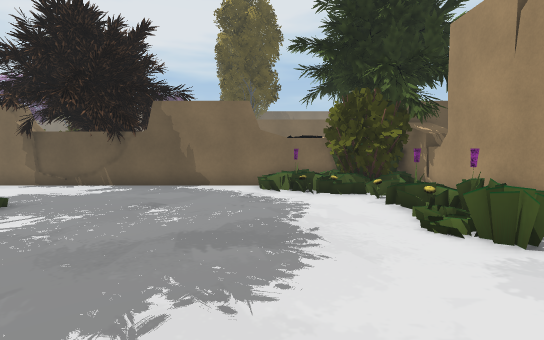
view 1 (above)

20 first-person views from a walk through a Unity game level. The camera is 1.3 m above the floor, tilts 4° down and sees 85° across. The floor is counted in squares, 1 m on a side. Each view is taken from the middle of a square. On the plan, view 1 faces up. The plan holds only what a view shows up to about 14 squares ahead; the rest is blank. The place goes on beyond the plan. The player is left out. Door leaves are left out, so doorways stand open. Some surface patterns are stand-ins.

view 2
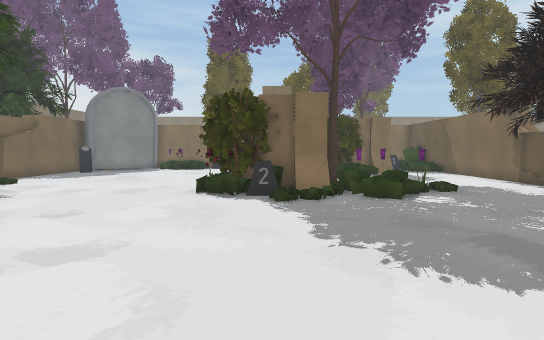

view 3
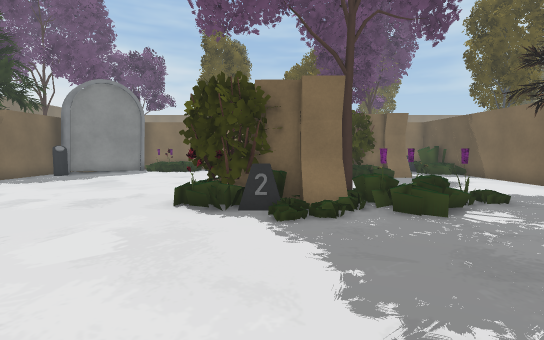

view 4
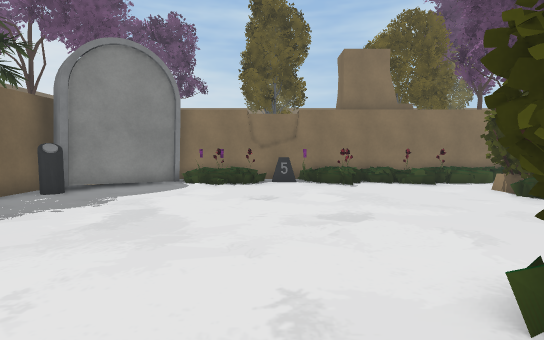

view 5
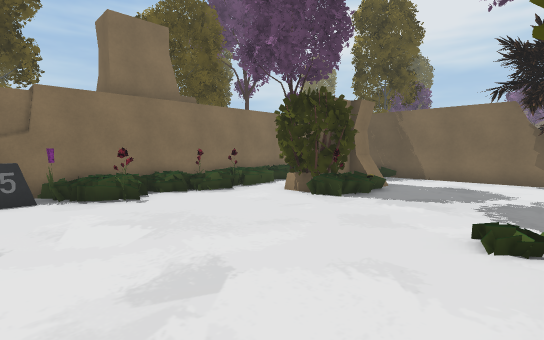

view 6
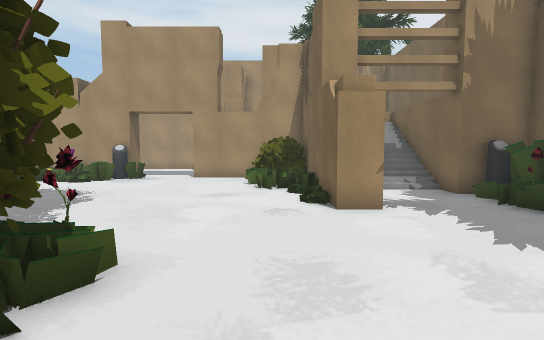

view 7
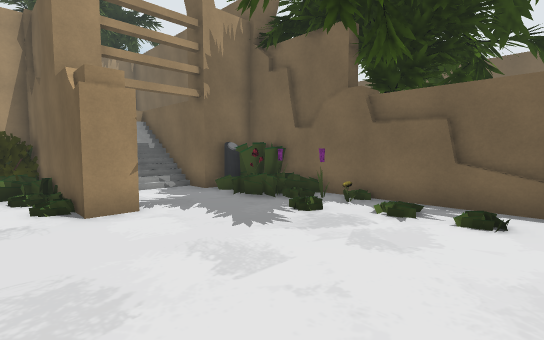

view 8
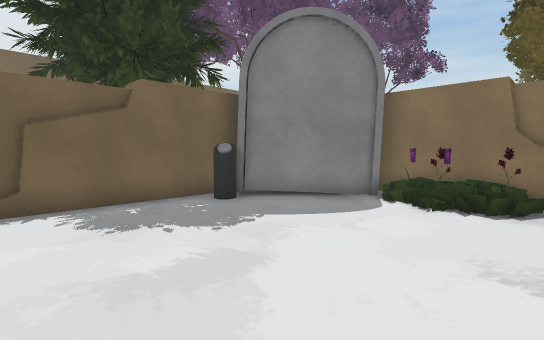

view 9
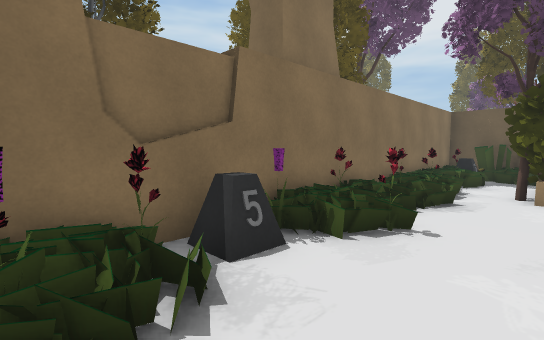

view 10
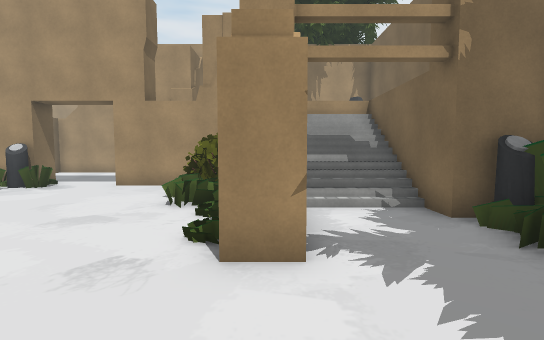

view 11
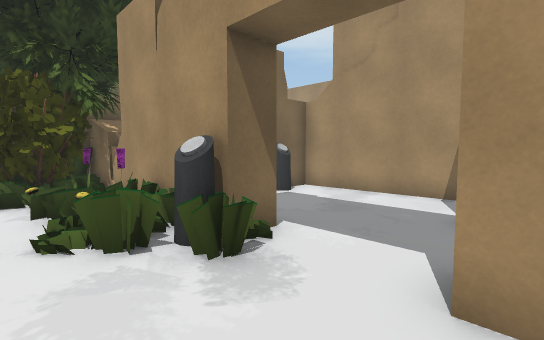

view 12
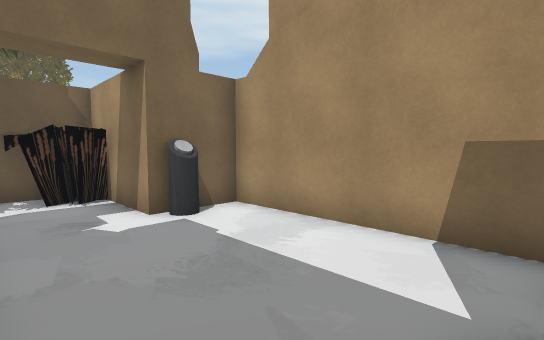

view 13
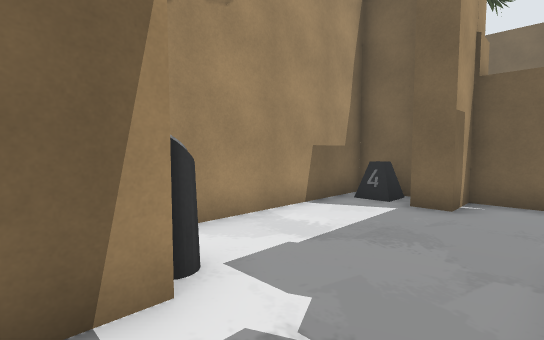

view 14
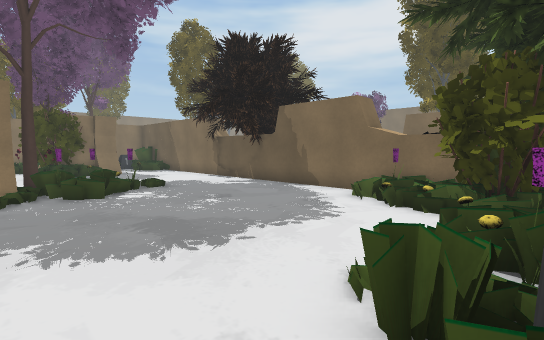

view 15
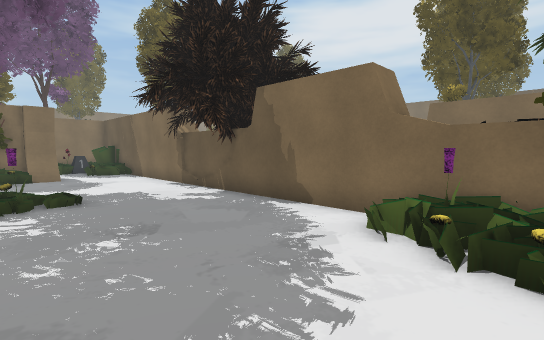

view 16
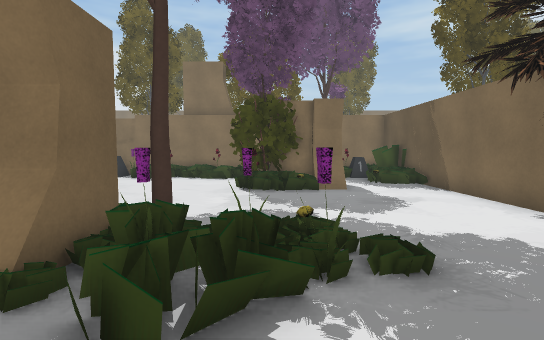

view 17
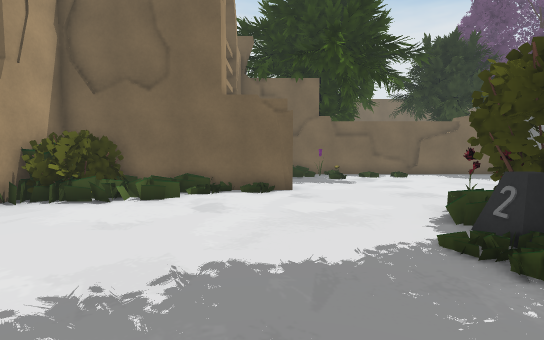

view 18
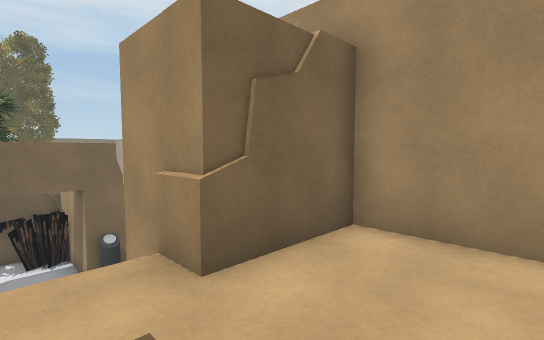

view 19
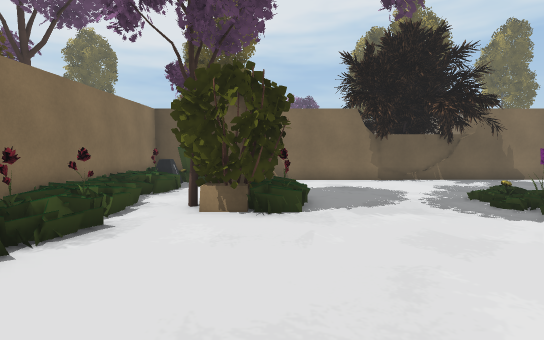

view 20
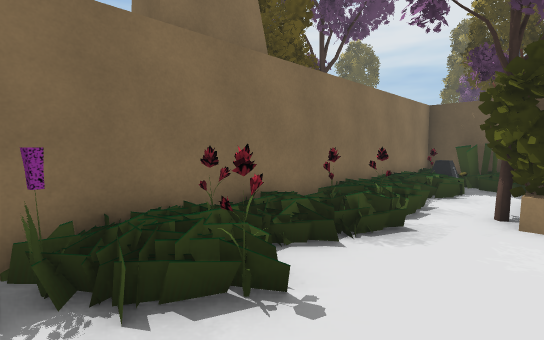

### Floor plan
Key: @ floor where view 1 was taken; # wall or solid block; . main floor; : floor 3 m higher than the main floor; / step, stairs or slope; D open door; = window, fence, low wall or low ledge; F flower; O other object.
Columns run from 18 left of view 1 to 11 right of it. Each row starts with its distance up from view 1.
 11 #####################  ####
 10 #O  ...............F####..O
  9 #O..O..............F####...#
  8 #O...................OF#...##
  7 #...##.................#DDDO##
  6 #...##O.....F........FF#...O.#
  5 #..###.....F...........#.....#
  4 #F.###......F.........O#.....#
  3 #..........##..........D.....#
  2 #F.........##..........D.....#
  1 #......... #OO.........D..#.O#
  0 #FF.......##O.....@....#..#OO#
 -1 #.........###.......... ::####
 -2 #F...................## :::::#
 -3 #O..................=### ::::#
 -4 #F...................###: :::#
 -5 #FO.............########
 -6 #O................D////
 -7 ##................D////
 -8  ##...............D////
 -9   ##O..........OOO#
-10    ##........OF   #
-11    ###############    #####

Where each view was taken, in squares from view 1:
view 1: 0 up, 0 right, facing up
view 2: 1 up, 3 right, facing left
view 3: 1 up, 1 right, facing left
view 4: 3 down, 5 left, facing left
view 5: 3 down, 8 left, facing up-left
view 6: 3 down, 9 left, facing right
view 7: 3 down, 9 left, facing down-right
view 8: 3 down, 9 left, facing down-left
view 9: 5 down, 14 left, facing up-left
view 10: 5 down, 6 left, facing right
view 11: 0 up, 2 right, facing up-right
view 12: 1 up, 6 right, facing up-right
view 13: 8 up, 6 right, facing down-right
view 14: 2 up, 4 right, facing up-left
view 15: 5 up, 2 right, facing up-left
view 16: 5 up, 3 left, facing left
view 17: 5 up, 2 left, facing down
view 18: 4 down, 6 right, facing up-right
view 19: 2 down, 13 left, facing up
view 20: 2 down, 14 left, facing up-left
